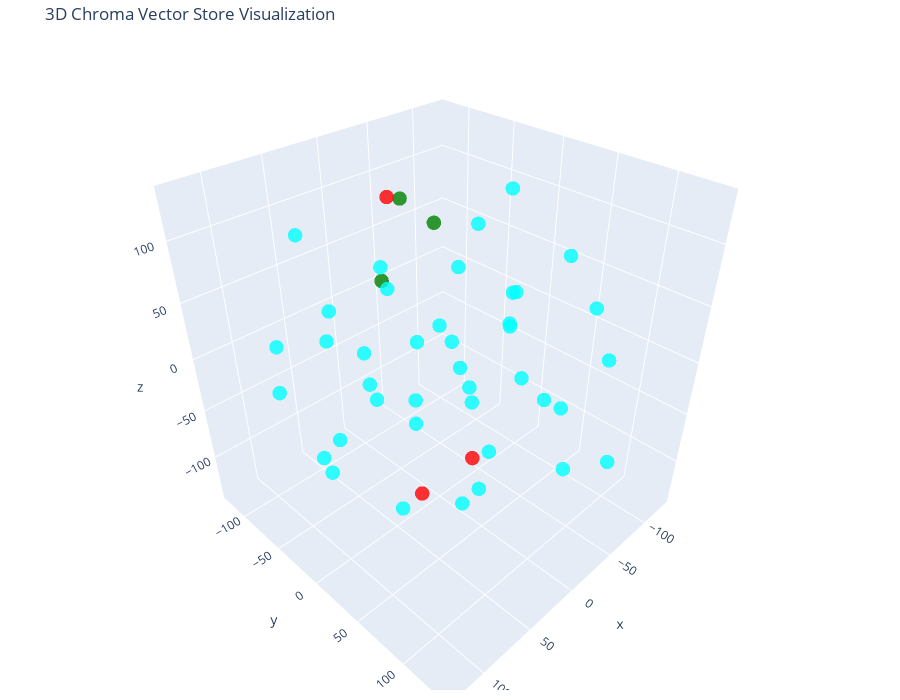

Notebook cell for this chart:
### Code cell
# Let's try 3D!

tsne = TSNE(n_components=3, random_state=42, perplexity=30)
reduced_vectors = tsne.fit_transform(vectors)

# Create the 3D scatter plot
fig = go.Figure(data=[go.Scatter3d(
    x=reduced_vectors[:, 0],
    y=reduced_vectors[:, 1],
    z=reduced_vectors[:, 2],
    mode='markers',
    marker=dict(size=5, color=colors, opacity=0.8),
    text=[f"Type: {t}<br>Text: {d[:100]}..." for t, d in zip(doc_types, documents)],
    hoverinfo='text'
)])

fig.update_layout(
    title='3D Chroma Vector Store Visualization',
    scene=dict(xaxis_title='x', yaxis_title='y', zaxis_title='z'),
    width=900,
    height=700,
    margin=dict(r=20, b=10, l=10, t=40)
)

fig.show()

### Figure 1 — Plotly figure (JSON) as saved in the notebook; plotly's stock layout.template omitted (floating-point values rounded to 4 significant figures)
{"data": [{"hoverinfo": "text", "marker": {"color": ["green", "green", "green", "red", "red", "red", "cyan", "cyan", "cyan", "cyan", "cyan", "cyan", "cyan", "cyan", "cyan", "cyan", "cyan", "cyan", "cyan", "cyan", "cyan", "cyan", "cyan", "cyan", "cyan", "cyan", "cyan", "cyan", "cyan", "cyan", "cyan", "cyan", "cyan", "cyan", "cyan", "cyan", "cyan", "cyan", "cyan", "cyan", "cyan", "cyan", "cyan", "cyan", "cyan", "cyan"], "opacity": 0.8, "size": 5}, "mode": "markers", "text": ["Type: permissions<br>Text: # Messaging Permissions (OpenFGA)\n\n## Type: `messaging`\n\n### Relations:\n- **viewer**: [user, group#m...", "Type: permissions<br>Text: # Billing Permissions (OpenFGA)\n\n## Type: `billing`\n\n### Relations:\n- **viewer**: [user, group#membe...", "Type: permissions<br>Text: # Analytics Permissions (OpenFGA)\n\n## Type: `analytics`\n\n### Relations:\n- **viewer**: [user, group#m...", "Type: components<br>Text: # Messaging\n\n## Description\nThe **Messaging** component in our platform handles all forms of interna...", "Type: components<br>Text: # Analytics\n\n## Description\nThe **Analytics** component powers data collection, processing, and visu...", "Type: components<br>Text: # Billing\n\n## Description\nThe **Billing** component is responsible for managing all financial transa...", "Type: fga-auth-mechanisms<br>Text: Get Started with Modeling\nCreating a Relationship Based Access Control (ReBAC) authorization model m...", "Type: fga-auth-mechanisms<br>Text: OpenFGA is built to quickly and reliably make authorization checks . This means providing an answer ...", "Type: fga-auth-mechanisms<br>Text: We'll provide more detailed examples throughout this article.\n\nWhen you are modeling, you need to an...", "Type: fga-auth-mechanisms<br>Text: 1.  Pick The Most Important Feature\n    Pick the most important feature\n\nA feature, in the context o...", "Type: fga-auth-mechanisms<br>Text: info\nRoles don't \"disappear\" in ReBAC systems like OpenFGA. Your users might have roles on a given o...", "Type: fga-auth-mechanisms<br>Text: A user can create a document in a drive if they are the owner of the drive.\nA user can create a fold...", "Type: fga-auth-mechanisms<br>Text: How a user is added as a member to an organization is beyond the scope of the feature we picked to w...", "Type: fga-auth-mechanisms<br>Text: A user can create a document in a drive if they are the owner of the drive.\nA user can create a fold...", "Type: fga-auth-mechanisms<br>Text: How a user is added as a member to an organization is beyond the scope of the feature we picked to w...", "Type: fga-auth-mechanisms<br>Text: A user can create a document in a drive if they are the owner of the drive.\nA user can create a fold...", "Type: fga-auth-mechanisms<br>Text: How a user is added as a member to an organization is beyond the scope of the feature we picked to w...", "Type: fga-auth-mechanisms<br>Text: type folder\n\ntype organization\n\ntype drive\n\nCaution\nYou're now in the process of building a version ...", "Type: fga-auth-mechanisms<br>Text: Each of the previously defined types has a set of relations. Relations are an important component in...", "Type: fga-auth-mechanisms<br>Text: any noun that is the {noun} of a \"{noun} of a/an/the {type}\" expression. These are typically the For...", "Type: fga-auth-mechanisms<br>Text: How a user is added as a member to an organization is beyond the scope of the feature we picked to w...", "Type: fga-auth-mechanisms<br>Text: Using the OpenFGA Configuration Language we can enumerate the relations for each type:\n\nmodel\nschema...", "Type: fga-auth-mechanisms<br>Text: Why could a user U, perform an action A on an object O?\nWe are going to go over each type and each o...", "Type: fga-auth-mechanisms<br>Text: type organization\nrelations\ndefine member: [user, organization#member]\n\nWhy? This relation definitio...", "Type: fga-auth-mechanisms<br>Text: user\norganization#member (i.e., other organization's member)\nHowever, it will not make sense for org...", "Type: fga-auth-mechanisms<br>Text: Complete Type Definition\nThe complete type definition for the organization type is:\n\ntype organizati...", "Type: fga-auth-mechanisms<br>Text: When a document is created, a relationship tuple will be stored in OpenFGA representing this relatio...", "Type: fga-auth-mechanisms<br>Text: The relation definition then should be:\n\ntype document\nrelations\ndefine editor: [user, organization#...", "Type: fga-auth-mechanisms<br>Text: Relation: Viewer\nThe viewer relation is similar to the document's editor relation. It will be define...", "Type: fga-auth-mechanisms<br>Text: type document\nrelations\ndefine parent: [folder, drive]\n\nWhy? This relation definition states that:\n\n...", "Type: fga-auth-mechanisms<br>Text: Relation: can_share\nWe need to express the following in the relation definition:\n\nA user can share a...", "Type: fga-auth-mechanisms<br>Text: type document\nrelations\ndefine can_share: owner or editor or owner from parent\n\nThere are a few key ...", "Type: fga-auth-mechanisms<br>Text: Relation: can_view\nWe need to express the following in the relation definition:\n\nA user can view a d...", "Type: fga-auth-mechanisms<br>Text: type document\nrelations\ndefine can_write: editor or owner or owner from parent\n\nRelation: can_change...", "Type: fga-auth-mechanisms<br>Text: Combining the type definitions for document and organization, we have\n\nmodel\nschema 1.1\n\ntype user\n\n...", "Type: fga-auth-mechanisms<br>Text: Once you have defined your group like types and the most important type for your feature you want to...", "Type: fga-auth-mechanisms<br>Text: So we'll write some relationship tuples and assertions. An OpenFGA assertion takes one of these form...", "Type: fga-auth-mechanisms<br>Text: System Action Relationship Tuple\nAnne is a member of the contoso organization { user:\"user:anne\", re...", "Type: fga-auth-mechanisms<br>Text: Create Assertions\nAccording to our written down model and the relationship tuples from the previous ...", "Type: fga-auth-mechanisms<br>Text: user beth has relation can_share with document:2\nuser beth has relation can_write with document:2\nus...", "Type: fga-auth-mechanisms<br>Text: Once all the assertions are working, you should continue the iterative process of working on your mo...", "Type: fga-auth-mechanisms<br>Text: # Guide to OpenFGA and Cross-Component Relationships\n\n## Overview of OpenFGA\n\n**OpenFGA** is an open...", "Type: fga-auth-mechanisms<br>Text: ### 2. **Relations**\nEach type can define relationships with other types. For instance:\n```fga\ntype ...", "Type: fga-auth-mechanisms<br>Text: ### Step-by-Step\n\n#### 1. Define Your Types\n\n```fga\ntype messaging\n  relations\n    define editor: [u...", "Type: fga-auth-mechanisms<br>Text: OpenFGA will resolve:\n- user:123 is editor of messaging:campaign-789\n- campaign-789#editor is viewer...", "Type: fga-auth-mechanisms<br>Text: **Steps:**\n1. Define editor on messaging:\n```json\n{\n  \"user\": \"user:alice\",\n  \"relation\": \"editor\",\n..."], "type": "scatter3d", "x": [8.507, 53.01, 30.47, -47.3, 14.58, -52.8, -23.88, -105.9, 55.04, -60.48, -36.53, -112.4, 88.81, 126.8, -20.61, 94.95, 72.41, 12.82, 4.173, -82.65, 27.41, -30.42, -0.9858, -127.2, -38.78, 27.64, 13.78, 24.37, 26.31, -89.33, -71.91, 44.87, -35.65, -35.87, 68.06, 65.91, -39.45, -70.76, -60.03, 87.96, -100.1, 36.82, -22.56, 5.972, 87.76, 126.3], "y": [-29.57, -0.1745, 26.92, -5.898, -7.009, -115.3, -123.6, 84.61, -93.38, 83.47, 136.5, 33.64, -90.88, -20.79, -50.74, -29.43, 34.18, 56.67, 119.1, -67.49, -53.0, -9.805, -65.85, -31.07, -103.6, -99.85, -9.7, 45.62, 77.09, 11.1, 8.779, -77.59, 39.06, -35.93, -49.06, 93.37, 73.3, 5.602, 96.14, 109.9, -54.32, 12.08, 14.51, 74.17, 30.41, 26.35], "z": [124.3, 88.46, 131.9, -136.5, -138.7, 80.93, -66.86, -12.62, 90.47, -100.1, -42.7, 58.92, -34.81, 60.59, -80.17, -60.78, -85.4, -90.55, 20.03, -55.28, -38.8, 63.64, 53.41, -5.991, 3.624, 10.9, 16.77, 26.14, -30.68, -59.64, 3.39, -102.5, 30.43, -2.503, 24.39, 56.47, -21.94, 118.7, 59.94, -14.96, 61.23, -36.58, -47.49, 90.65, 24.48, -18.39]}], "layout": {"height": 700, "margin": {"b": 10, "l": 10, "r": 20, "t": 40}, "scene": {"xaxis": {"title": {"text": "x"}}, "yaxis": {"title": {"text": "y"}}, "zaxis": {"title": {"text": "z"}}}, "title": {"text": "3D Chroma Vector Store Visualization"}, "width": 900}}
